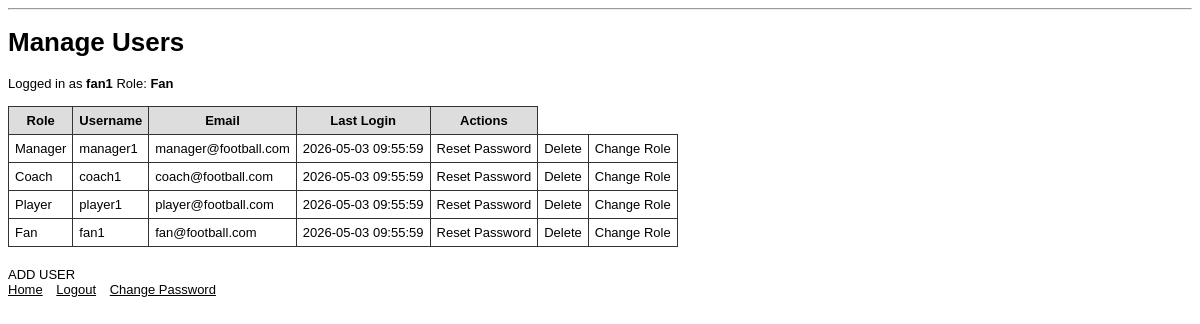
/manage_users_page.php (signed in), run on the app's committed database.
### tables this page shows
CREATE TABLE UserAccount (
    user_id       INT UNSIGNED PRIMARY KEY AUTO_INCREMENT,
    role_id       INT UNSIGNED DEFAULT 1,
    username      VARCHAR(50)  NOT NULL UNIQUE,
    password_hash CHAR(60)     NOT NULL,
    email         VARCHAR(200) NOT NULL,
    last_login    TIMESTAMP    DEFAULT CURRENT_TIMESTAMP,

    FOREIGN KEY (role_id)
        REFERENCES Role(role_id)
        ON DELETE RESTRICT
);

CREATE TABLE Role (
    role_id     INT UNSIGNED PRIMARY KEY AUTO_INCREMENT,
    name        VARCHAR(20)  NOT NULL UNIQUE,    
    description TEXT
);

### manage_users_page.php (the view, shortened to what this page needs)
<?php
  require_once('helpers.php');
  do_html_header('Manage Users');
  check_valid_user();
  $query = "
    SELECT u.username, r.name as role, u.email, u.last_login
    FROM UserAccount u
    JOIN Role r ON r.role_id = u.role_id
    ORDER BY u.role_id DESC
  ";
  global $db;
  $result = $db->query($query);
  echo "<table>";
  echo "<tr>
          <th>Role</th>
          <th>Username</th>
          <th>Email</th>
          <th>Last Login</th>
          <th>Actions</th>
        </tr>";
  while ($row = $result->fetch_assoc()) {
    echo "<tr>";
    echo "<td>" . htmlspecialchars($row['role']) . "</td>";
    echo "<td>" . htmlspecialchars($row['username']) . "</td>";
    echo "<td>" . htmlspecialchars($row['email']) . "</td>";
    echo "<td>" . htmlspecialchars($row['last_login']) . "</td>";
    echo "<td>Reset Password</td>";
    echo "<td>Delete</td>";
    echo "<td>Change Role</td>";
    echo "</tr>";
  }
  echo "</table>";
  echo "ADD USER";
  display_user_nav();
  do_html_footer();
?>

### html_components.php (shortened to what this page needs)
<?php
function do_html_header($title) {
?>
<!doctype html>
<html>
<head>
</head>
<body>
<hr/>
<?php
  if ($title) {
    echo "<h1>" . htmlspecialchars($title) . "</h1>";
  }
}
function do_html_footer() {
?>
</body>
</html>
<?php
}
function display_user_nav() {
?>
  <br>
  <a href='home_page.php'>Home</a>
  <a href='logout.php'>Logout</a>
  <a href='change_password_page.php'>Change Password</a>
<?php
}
?>

### helpers.php (shortened to what this page needs)
<?php
require_once("html_components.php");
function check_valid_user() {
  echo "Logged in as <b>" . htmlspecialchars($_SESSION['UserName']) . "</b> ";
  echo "Role: <b>" . htmlspecialchars($_SESSION['UserRole']) . "</b><br><br>";
}
?>

### html_components.php (style rules this page uses)
body { font-family: Arial, Helvetica, sans-serif; font-size: 13px; }
li, td, th { font-family: Arial, Helvetica, sans-serif; font-size: 13px; }
hr { color: #3333cc; }
a { color: #000; margin-right: 10px; }
table { border-collapse: collapse; margin-bottom: 20px; }
th { background: #ddd; }
th, td { padding: 6px; border: 1px solid #333; }

### data on the page
useraccount: role.name "Manager", username "manager1", email "manager@football.com", last_login "2026-05-03 09:55:59"
useraccount: role.name "Coach", username "coach1", email "coach@football.com", last_login "2026-05-03 09:55:59"
useraccount: role.name "Player", username "player1", email "player@football.com", last_login "2026-05-03 09:55:59"
useraccount: role.name "Fan", username "fan1", email "fan@football.com", last_login "2026-05-03 09:55:59"

### other printed values
$title "Manage Users"
$_SESSION['UserName'] "fan1"
$_SESSION['UserRole'] "Fan"
